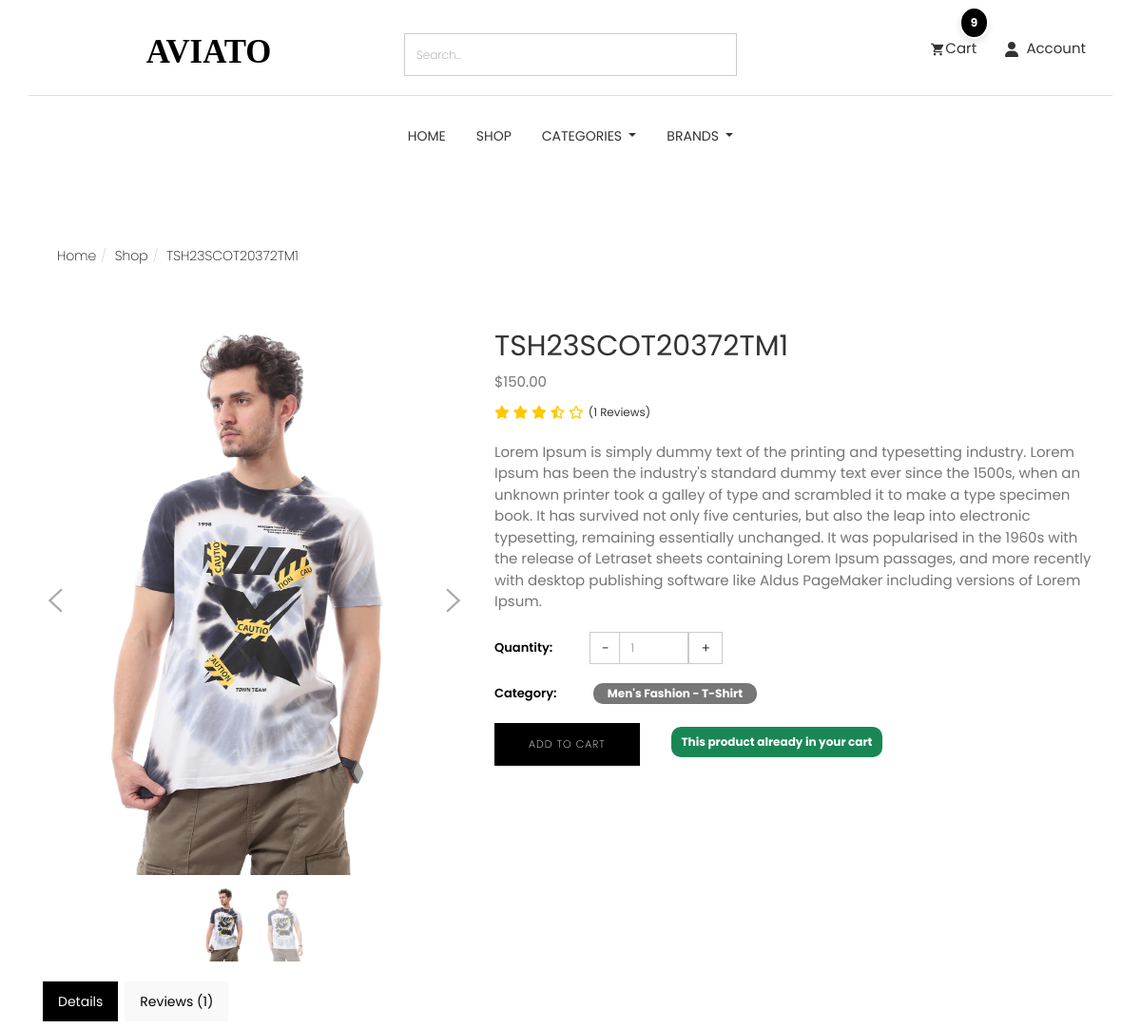
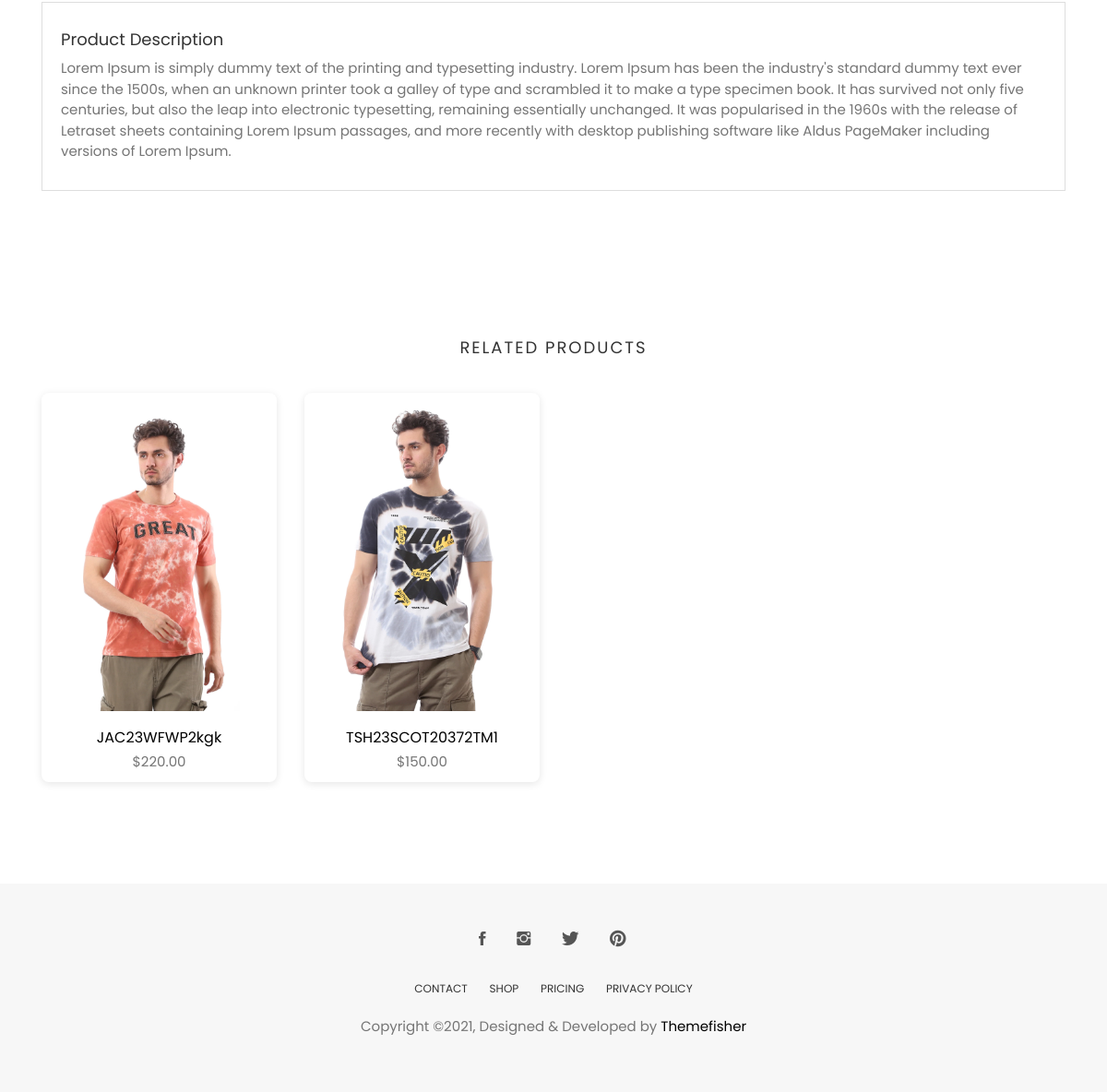
/products/a36339b7-2e81-459f-87af-ef518a6fea34, run on the app's committed database (2 pictures, top to bottom).
### store/models.py (models this page shows, shortened)
class Product(models.Model):
    id = models.UUIDField(primary_key=True, default=uuid.uuid4, editable=False)
    name = models.CharField( max_length=50)
    image = models.ImageField(upload_to='product/',null=True,blank=True)
    stock = models.IntegerField(default=1)
    price = models.DecimalField(max_digits=10, decimal_places=2, default=Decimal('0.00'))
    description = models.TextField(max_length=10000, blank=True)
    created_at = models.DateTimeField(default=timezone.now)
    modified_date = models.DateTimeField(auto_now=True)
    slug = models.SlugField(null=True, blank=True)
    views = models.PositiveIntegerField(default=0)
    is_available = models.BooleanField(default=True)
    on_sale = models.BooleanField(default=False)
    PRDBrand = models.ForeignKey('Brand', related_name='product_brand', on_delete=models.CASCADE, blank=True, null=True, verbose_name="Brand")
    like = models.ManyToManyField(User, blank=True, related_name='product_favourite')
    category = models.ForeignKey(Subcategory, related_name='product_subcategory', verbose_name="Subcategory", null=True, blank=True, on_delete=models.CASCADE)
    class Meta:
        ordering = ['-created_at']
        verbose_name = "Product"
        verbose_name_plural = "Products"
    def save(self, *args, **kwargs):
        if not self.slug:
            self.slug = slugify(self.name)
        super(Product, self).save(*args, **kwargs)
    def avr_review(self):
        reviews = ReviewRating.objects.filter(product=self , status=True).aggregate(average=Avg('rating'))
        avg =0
        if reviews['average'] is not None:
            avg = float(reviews['average'])
        return avg
    def count_review(self):
        reviews = ReviewRating.objects.filter(product=self , status=True).aggregate(count=Count('rating'))
        count = 0
        if reviews['count'] is not None:
            count = int(reviews['count'])
        return count
    def __str__(self):
        return self.name

class ProductImage(models.Model):
    product = models.ForeignKey(Product, on_delete=models.CASCADE, related_name='images')
    image = models.ImageField(upload_to='product/',null=True,blank=True)

### category/models.py (models this page shows, shortened)
class Subcategory(models.Model):
    id = models.UUIDField(primary_key=True, default=uuid.uuid4, editable=False)
    name = models.CharField(max_length=255)
    category = models.ForeignKey(Category, related_name='subcategories', on_delete=models.CASCADE)
    description = models.TextField(blank=True, null=True)
    image = models.ImageField(null=True,blank=True,upload_to='subcategory-image/')
    class Meta:
        verbose_name = "Subcategory"
        verbose_name_plural = "Subcategories"
        ordering = ['name']  # Subcategories will be ordered alphabetically by name.
    def __str__(self):
        return f"{self.category.name} - {self.name}"
    def get_url(self):
        return reverse('products_by_subcategory',args=[self.id])

class Category(models.Model):
    id = models.UUIDField(primary_key=True, default=uuid.uuid4, editable=False)
    name = models.CharField(max_length=255, unique=True)
    description = models.TextField(blank=True, null=True)
    image = models.ImageField(null=True,blank=True,upload_to='category-image/')
    class Meta:
        verbose_name = "Category"
        verbose_name_plural = "Categories"
        ordering = ['name']  # Categories will be ordered alphabetically by name.

### store/views.py (the view)
# urls.py: path('<str:product_id>' , views.product_details , name='product_details'),
def product_details(request,product_id):
    try:
        single_product = Product.objects.get(id=product_id)
        reviews = ReviewRating.objects.filter(product_id=single_product.id , status=True)
        if request.user.is_authenticated:
            in_cart = CartItem.objects.filter(user=request.user , product = product_id).exists()
            try:
                orderproduct = OrderProduct.objects.filter(user=request.user , product_id=single_product.id).exists()
            except OrderProduct.DoesNotExist:
                orderproduct = None
        else:
            orderproduct = None
            in_cart = CartItem.objects.filter(cart__cart_id = _cart_id(request) , product = product_id).exists()
    except Exception as e:
        raise e
    single_product.views+=1
    single_product.save()
    product_gallary = ProductImage.objects.filter(product_id=single_product.id)
    related = Product.objects.filter(category=single_product.category)
    orderproduct_counter =  OrderProduct.objects.filter( product_id=single_product.id)
    orderproduct_count = orderproduct_counter.count()
    context = {
        'single_product':single_product,
        'product_gallary':product_gallary,
        'related':related,
        'in_cart':in_cart,
        'reviews':reviews,
        'orderproduct':orderproduct,
        'orderproduct_count':orderproduct_count
    }
    return render(request , 'products/product_details.html' , context)

### accounts/models.py (called while the page is built)
    @property
    def full_name(self):
        return f'{self.user.first_name} {self.user.last_name}'

### cart/cart_utils.py (called while the page is built)
def _cart_id(request):
    cart = request.session.session_key
    if not cart:
        cart = request.session.create()
    return cart

### cart/models.py (called while the page is built)
    def sub_total(self):
        return self.product.price * self.quantity

### category/category_context.py (called while the page is built)
def nav_links(request):
    categories_nav = Category.objects.all()
    subcategories_nav = Subcategory.objects.all()
    brands_nav = Brand.objects.all()
    context = {
        'categories_nav':categories_nav,
        'brands_nav':brands_nav,
        'subcategories_nav':subcategories_nav,
    }
    return context

### store/models.py (called while the page is built)
    def colors(self):
        return super(VariationManager,self).filter(variation_category='color',is_active=True)

    def sizes(self):
        return super(VariationManager,self).filter(variation_category='size',is_active=True)

    def get_url(self):
        return reverse('products_by_brand',args=[self.id])

    def __str__(self):
        return self.name

### store/templates/products/product_details.html (shortened to what this page needs)
{% extends "base.html" %}
{% load static %}
{% block body %}
<section class="single-product">
	<div class="container">
		<div class="row">
			<div class="col-md-6">
				<ol class="breadcrumb">
					<li><a href="/">Home</a></li>
					<li><a href="{% url 'product_list'%}">Shop</a></li>
					<li class="active">{{single_product.name}}</li>
				</ol>
			</div>
			<div class="col-md-6">
			</div>
		</div>
		<div class="row mt-20">
			<div class="col-md-5">
				<div class="single-product-slider">
					<div id='carousel-custom' class='carousel slide' data-ride='carousel'>
						<div class='carousel-outer'>
							<div class='carousel-inner'>
								<div class='item active'>
									<img src="{{ single_product.image.url }}" alt='Main Product Image'
										data-zoom-image="{{ single_product.image.url }}" />
								</div>
							</div>
							<a class='left carousel-control' href='#carousel-custom' data-slide='prev'>
								<i class="tf-ion-ios-arrow-left"></i>
							</a>
							<a class='right carousel-control' href='#carousel-custom' data-slide='next'>
								<i class="tf-ion-ios-arrow-right"></i>
							</a>
						</div>
						<ol class='carousel-indicators mCustomScrollbar meartlab'>
							<li data-target='#carousel-custom' data-slide-to='0' class='active'>
								<img src="{{ single_product.image.url }}" alt='Main Product Thumbnail' />
							</li>
							{% for image in product_gallary %}
							<li data-target='#carousel-custom' data-slide-to='{{ forloop.counter }}'>
								<img src="{{ image.image.url }}" alt='Product Thumbnail' />
							</li>
							{% endfor %}
						</ol>
					</div>
				</div>
			</div>
			<div class="col-md-7">
				<form action="{% url 'add_to_cart' single_product.id %}"
					href="{% url 'add_to_cart' single_product.id %}" method="POST">
					<div class="single-product-details">
						<h2>{{single_product}}</h2>
						<p class="product-price">${{single_product.price}}</p>
						<div class="d-flex mb-3">
							<div class="rating-star me-2">
								<span>
									<i class="fa fa-star{% if single_product.avr_review < 0.5%}-o{% elif single_product.avr_review >= 0.5 and single_product.avr_review < 1%}-half-o{%endif%}"
										aria-hidden="true"></i>
									<i class="fa fa-star{% if single_product.avr_review < 1.5%}-o{% elif single_product.avr_review >= 1.5 and single_product.avr_review < 2%}-half-o{%endif%}"
										aria-hidden="true"></i>
									<i class="fa fa-star{% if single_product.avr_review < 2.5%}-o{% elif single_product.avr_review >= 2.5 and single_product.avr_review < 3%}-half-o{%endif%}"
										aria-hidden="true"></i>
									<i class="fa fa-star{% if single_product.avr_review < 3.5%}-o{% elif single_product.avr_review >= 3.5 and single_product.avr_review < 4%}-half-o{%endif%}"
										aria-hidden="true"></i>
									<i class="fa fa-star{% if single_product.avr_review < 4.5%}-o{% elif single_product.avr_review >= 4.5 and single_product.avr_review < 5%}-half-o{%endif%}"
										aria-hidden="true"></i>
								</span>
							</div>
							<small class="pt-1">({{single_product.count_review}} Reviews)</small>
						</div>
						<p class="product-description mt-20">
							{{single_product.description}}
						</p>
						<div class="product-quantity">
							<span>Quantity:</span>
							<div class="product-quantity-slider">
								<input id="product-quantity" type="text" value="1" name="product-quantity">
							</div>
						</div>
						<div class="product-category">
							<span>Category:</span>
							<a class="badge py-2 px-4"
								href="{{single_product.category.get_url}}">{{single_product.category}}</a>
						</div>
						{% if single_product.stock <= 0 %}
						<a href="" class="btn btn-main mt-20 disabled">Add To Cart</a>
						{% else %}
						{% if in_cart %}
						<div class="">
							<button type="submit" class="btn btn-main mt-20 ">Add To
								Cart</button>
							<span class="badge badge-anime py-3 px-3 bg-success mt-4 ms-5">This product already in your
								cart</span>
						</div>
						{% else %}
						<button type="submit" class="btn btn-main mt-20 ">Add To Cart</button>
						{% endif %}
						{% endif %}
					</div>
				</form>
			</div>
		</div>
		<div class="row">
			<div class="col-xs-12">
				<div class="tabCommon mt-20">
					<ul class="nav nav-tabs">
						<li class="active"><a data-toggle="tab" href="#details" aria-expanded="true">Details</a></li>
						<li class=""><a data-toggle="tab" href="#reviews" aria-expanded="false">Reviews
								({{single_product.count_review}})</a></li>
					</ul>
					<div class="tab-content patternbg">
						<div id="details" class="tab-pane fade active in">
							<h4>Product Description</h4>
							<p>{{single_product.description}}</p>
						</div>
					</div>
				</div>
			</div>
		</div>
	</div>
</section>
<section class="products related-products section">
	<div class="container">
		<div class="row">
			<div class="title text-center">
				<h2>Related Products</h2>
			</div>
		</div>
		<div class="row">
			{% for product in related %}
			<div class="col-md-3">
				<div class="product-item">
					<div class="product-thumb">
						<img class="img-responsive" src="{{product.image.url}}" alt="product-img" />
					</div>
					<div class="product-content">
						<h4><a href="{% url 'product_details' product.id %}">{{product.name}}</a></h4>
						<p class="price">${{product.price}}</p>
					</div>
				</div>
			</div>
			{% endfor %}
		</div>
	</div>
</section>
{% endblock body %}

### static/css/style.css (style rules this page uses)
body { line-height: 1.5; font-family: "Poppins", sans-serif; -webkit-font-smoothing: antialiased; }
p { font-family: "Poppins", sans-serif; color: #757575; font-size: 15px; }
h1, h2, h3, h4, h5, h6 { font-family: "Poppins", sans-serif; }
h1, h2, h3, h4, h5, h6 { font-weight: 400; }
ol, ul { margin: 0; padding: 0; list-style: none; }
input[type=email], input[type=password], input[type=text], input[type=tel] { border-radius: 0; box-shadow: none; height: 45px; outline: none; font-weight: 200; font-size: 12px; }
.form-control { box-shadow: none; border-radius: 0; }
.btn-main, .btn-small, .btn-transparent, .btn-solid-border { background: #000; color: #fff; display: inline-block; font-size: 11px; letter-spacing: 1px; padding: 14px 35px; text-transform: uppercase; font-weight: 200; border-radius: 0; }
.mt-20 { margin-top: 20px; }
.section { padding: 80px 0; }
.title { padding: 20px 0 30px; }
.title h2 { font-size: 18px; text-align: center; text-transform: uppercase; letter-spacing: 2px; }
.tabCommon .nav-tabs { border-bottom: 0; margin-bottom: 10px; }
.tabCommon .nav-tabs li { margin-right: 5px; }
.tabCommon .nav-tabs li.active a { background-color: #000; border: 1px solid #000; color: #ffffff; }
.tabCommon .nav-tabs a { border-radius: 0; background: #f9f9f9; }
.tabCommon .tab-content { padding: 20px; border: 1px solid #dedede; }
.product-item { background-color: #fff; border-radius: 8px; overflow: hidden; box-shadow: 0 2px 8px rgba(0, 0, 0, 0.1); transition: all 0.3s ease; margin-bottom: 30px; }
.product-item .product-thumb { position: relative; }
.product-item .product-thumb img { object-fit: contain !important; height: 350px !important; width: 350px !important; }
.product-item .product-thumb:before { transition: 0.3s all; opacity: 0; background: rgba(0, 0, 0, 0.6); content: ""; position: absolute; top: 0; right: 0; left: 0; bottom: 0; }
.product-item .product-content { text-align: center; }
.product-item .product-content h4 { font-size: 16px; font-weight: 400; margin-top: 15px; margin-bottom: 6px; }
.product-item .product-content h4 a { color: #000; }
.single-product { padding: 60px 0 40px; }
.single-product .breadcrumb { background: transparent; }
.single-product .breadcrumb li { color: #000; font-weight: 200; }
.single-product .breadcrumb li a { color: #000; font-weight: 200; }
.single-product-slider .carousel .carousel-control { bottom: auto; background: #fff; width: 6%; padding: 10px 0; }
.single-product-slider .carousel .carousel-control i { font-size: 40px; text-shadow: none; color: #555; }
.single-product-slider .carousel .carousel-indicators li img { height: auto; width: 60px; }
.single-product-slider .carousel .carousel-control.right, .single-product-slider .carousel .carousel-control.left { background-image: none; top: 40%; }
.single-product-slider .carousel-indicators { margin: 10px 0 0; overflow: auto; position: static; text-align: left; white-space: nowrap; width: 100%; overflow: hidden; }
.single-product-slider .carousel-indicators li { background-color: transparent; border-radius: 0; display: inline-block; height: auto; margin: 0 !important; width: auto; }
.single-product-slider .carousel-indicators li.active img { opacity: 1; }
.single-product-slider .carousel-indicators li img { display: block; opacity: 0.5; }
.single-product-details .product-category { margin-top: 20px; }
.single-product-details .product-category > span { width: 100px; color: #000; font-size: 13px; font-weight: 600; display: inline-block; }
.single-product-details .product-quantity { margin-top: 20px; display: flex; align-items: center; }
.single-product-details .product-quantity > span { width: 100px; color: #000; font-size: 13px; font-weight: 600; display: inline-block; }
.single-product-details .product-quantity .product-quantity-slider { width: 140px; display: inline-block; }
.single-product-details .product-quantity .product-quantity-slider input { height: 34px; }
.badge-anime { animation: slideInOut 3s ease-in-out infinite; }
.rating-star i { color: #ffc800 !important; }

### data on the page
Product: name "TSH23SCOT20372TM1", image (picture), price "150.00", count_review "1", description "Lorem Ipsum is simply dummy text of the printing and typesetting industry. Lorem Ipsum has been the industry's standard dummy text ever since the 1500s, when an unknown printer took a galley of type and scrambled it to make a type specimen book. It has survived not only five centuries, but also the leap into electronic typesetting, remaining essentially unchanged. It was popularised in the 1960s with the release of Letraset sheets containing Lorem Ipsum passages, and more recently with desktop publishing software like Aldus PageMaker including versions of Lorem Ipsum.", category "Men's Fashion - T-Shirt"
ProductImage: image (picture)
Product: image (picture), name "JAC23WFWP2kgk", price "220.00"

### other printed values
{{ quantity }} "9"
